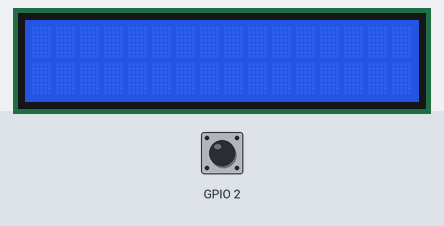
Bench run of a program on a simulated Raspberry Pi (BCM pin numbers). Shown: 16×2 character LCD. Inputs (shaded band) come from the test bench; at power-on: GPIO 2 HIGH.

Above: at 1.2 s.
1.3 s: GPIO 2 pulled LOW for 0.15 s
At 2.7 s:
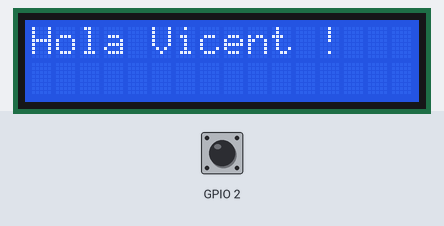
At 3.8 s:
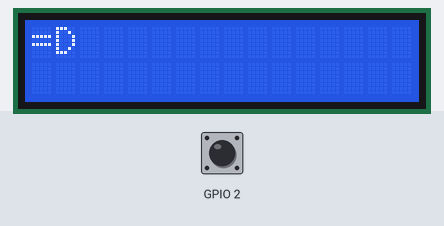
Timing chart, 0 to 5.3 s (numbered marks = the images above; inputs shaded):
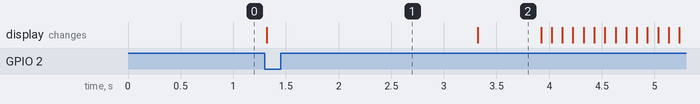

The program:

Hola.py
```python
#!/usr/bin/python
import time
import Adafruit_CharLCD as LCD
from gpiozero import Button

button = Button(2)

# LCD settings
lcd_rs        = 12
lcd_en        = 06
lcd_d4        = 20
lcd_d5        = 26
lcd_d6        = 16
lcd_d7        = 19
lcd_backlight = 4
lcd_columns   = 16
lcd_rows      = 2
lcd = LCD.Adafruit_CharLCD(lcd_rs, lcd_en, lcd_d4, lcd_d5, lcd_d6, lcd_d7, lcd_columns, lcd_rows, lcd_backlight)

def s(t=0.33):
    return time.sleep(t)

# Partes del mensaje
p1 = 'Hola Papa'
p2 = 'La pantalla es\nazul'
p3 = 'Y las letras son\nblancas'
p4 = 'Gracias por los\npines.'
gracias = [p1,p2,p3]

def main():
    # def mensaje(m):
    #     lcd.clear()
    #     lcd.blink(True)
    #     lcd.message(m)
    #     s(2)
    #     lcd.blink(False)
    # for parte in gracias:
    #     mensaje(parte)
    # lcd.clear()
    # lcd.blink(False)
    # # lcd.show_cursor(True)
    # mensaje(p4)
    # s(2)
    # lcd.show_cursor(False)
    lcd.clear()
    lcd.message('Hola Vicent !')
    s(2)
    lcd.clear()
    message = '=D'
    lcd.message(message)
    s(0.5)
    for i in range(lcd_columns-len(message)):
        s(0.1)
        lcd.move_right()
    for i in range(lcd_columns-len(message)):
        s(0.1)
        lcd.move_left()
    lcd.clear()
    message = '\n=D'
    lcd.message(message)
    for i in range(lcd_columns-len(message)):
        s(0.1)
        lcd.move_right()
    for i in range(lcd_columns-len(message)):
        s(0.1)
        lcd.move_left()
    s(0.5)
    lcd.clear()

while True:
    button.wait_for_press()
    main()
```

Measured:
- after the input at 1.3 s, the display: changes at once (image 1)
- what the display in image 2 shows lasts 0.6 s, from 3.3 s to 3.9 s
